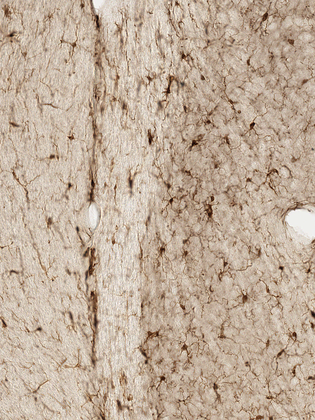
%> input picture data/images/A.tif, 315 x 420 px, shrunk from 900 x 1200 before the run
$ octave --eval "result = convert_soma_data(imread('../../data/images/A.tif'));"   (GNU Octave 9; MATLAB toolbox functions it lacks are replaced by stand-ins)
%> lines starting %> are read from the running program, lines starting %| are printed output that depends on the picture
function [ point_array ] = convert_soma_data( im )

    point_array = [];
    binIm = imbinarize(im,0.5);
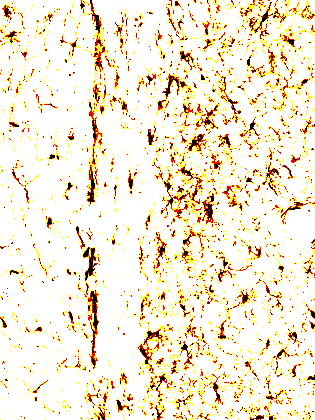
%> binIm: size 420x315x3 logical; mean R, G, B 0.971, 0.918, 0.823

    comp = bwconncomp(imcomplement(binIm));
%> comp = 1598 connected components

    for i=1:comp.NumObjects
        [row,col] = ind2sub(comp.ImageSize,comp.PixelIdxList{i});
        L = [col,row];

        sumX = 0;
        sumY = 0;
        for j=1:size(L,1)
            p = L(j,:);
            sumX = sumX + p(1);
            sumY = sumY + p(2);
        end

        centroid = [sumX,sumY]/size(L,1);
        point_array = [point_array; centroid];
    end
%> this loop made 1598 passes
%> centroid on passes 6, 8, 9: [423.9 12.28], [395.9 380.5], [464 37.32]
%> after the loop, point_array = 1598 rows, first 12: [409.9 247.9; 405.5 323.4; 489.2 298.3; 498.8 135.4; 445.8 207.8; 423.9 12.28; 529.8 91.07; 395.9 380.5; 464 37.32; 520.7 80.9; 427.9 124.8; 405.1 272.7]
%> `result = convert_soma_data(imread('../../data/images/A.tif'));`: result has the same summary as point_array in convert_soma_data


end

$ run again, on data/images/B.tif
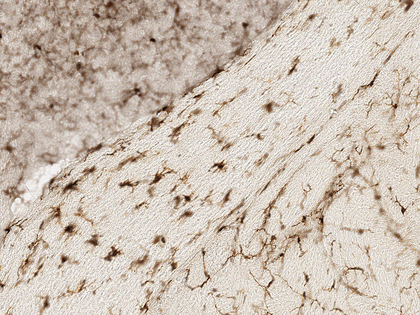
%> input picture data/images/B.tif, 420 x 315 px, shrunk from 1200 x 900 before the run
%> in convert_soma_data, `binIm = imbinarize(im,0.5);`:
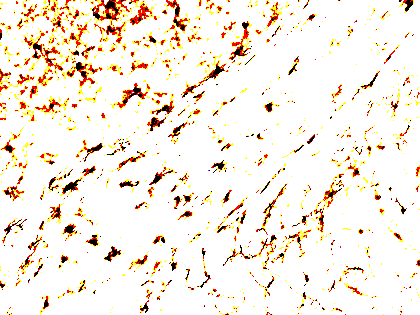
%> binIm: size 315x420x3 logical; mean R, G, B 0.974, 0.931, 0.88
%> comp = 856 connected components
%> the loop in convert_soma_data, `for i=1:comp.NumObjects` made 856 passes
%> centroid on passes 6 to 8: [615 147.5], [608 190.5], [653.5 313.9]
%> after the loop in convert_soma_data, `for i=1:comp.NumObjects`: point_array = 856 rows, first 12: [497.1 35.12; 667.6 80.2; 534.7 285.6; 528.4 228.5; 425 246; 615 147.5; 608 190.5; 653.5 313.9; 650.8 24.52; 615.1 254.4; 691.2 91.32; 694.8 105.9]
%> result has the same summary as point_array in convert_soma_data

$ run again, on data/images/C.tif
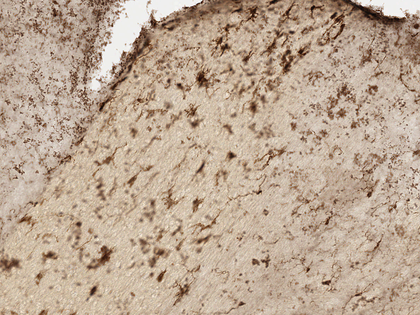
%> input picture data/images/C.tif, 420 x 315 px, shrunk from 1200 x 900 before the run
%> in convert_soma_data, `binIm = imbinarize(im,0.5);`:
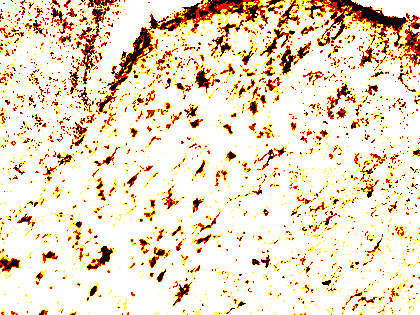
%> binIm: size 315x420x3 logical; mean R, G, B 0.943, 0.867, 0.775
%> comp = 1527 connected components
%> the loop in convert_soma_data, `for i=1:comp.NumObjects` made 1527 passes
%> centroid on passes 5 to 7: [648.8 50.71], [675.6 117.5], [715.5 231.6]
%> after the loop in convert_soma_data, `for i=1:comp.NumObjects`: point_array = 1527 rows, first 12: [610.9 17.9; 634.5 31.2; 645.3 76.95; 547.3 264; 648.8 50.71; 675.6 117.5; 715.5 231.6; 684 146.4; 544.3 102.6; 739.3 43.93; 511 132.6; 620.5 16.45]
%> result has the same summary as point_array in convert_soma_data

$ run again, on data/images/D.tif
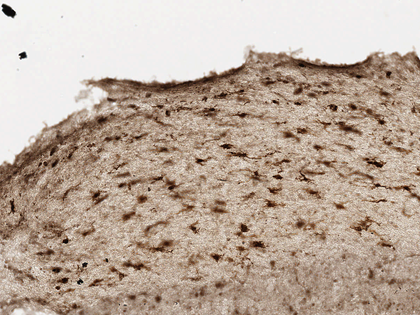
%> input picture data/images/D.tif, 420 x 315 px, shrunk from 1200 x 900 before the run
%> in convert_soma_data, `binIm = imbinarize(im,0.5);`:
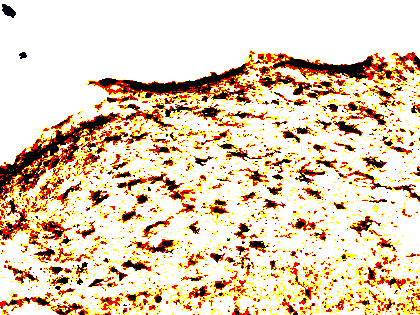
%> binIm: size 315x420x3 logical; mean R, G, B 0.912, 0.811, 0.692
%> comp = 1203 connected components
%> the loop in convert_soma_data, `for i=1:comp.NumObjects` made 1203 passes
%> centroid on passes 5 to 7: [581.8 275.1], [436.1 55.87], [704.6 248.6]
%> after the loop in convert_soma_data, `for i=1:comp.NumObjects`: point_array = 1203 rows, first 12: [722.1 125.7; 625.6 305.6; 429.1 11.45; 666 244; 581.8 275.1; 436.1 55.87; 704.6 248.6; 499.7 269.5; 605.2 285.2; 611.2 247.3; 590.7 270.7; 762.6 176.1]
%> result has the same summary as point_array in convert_soma_data
